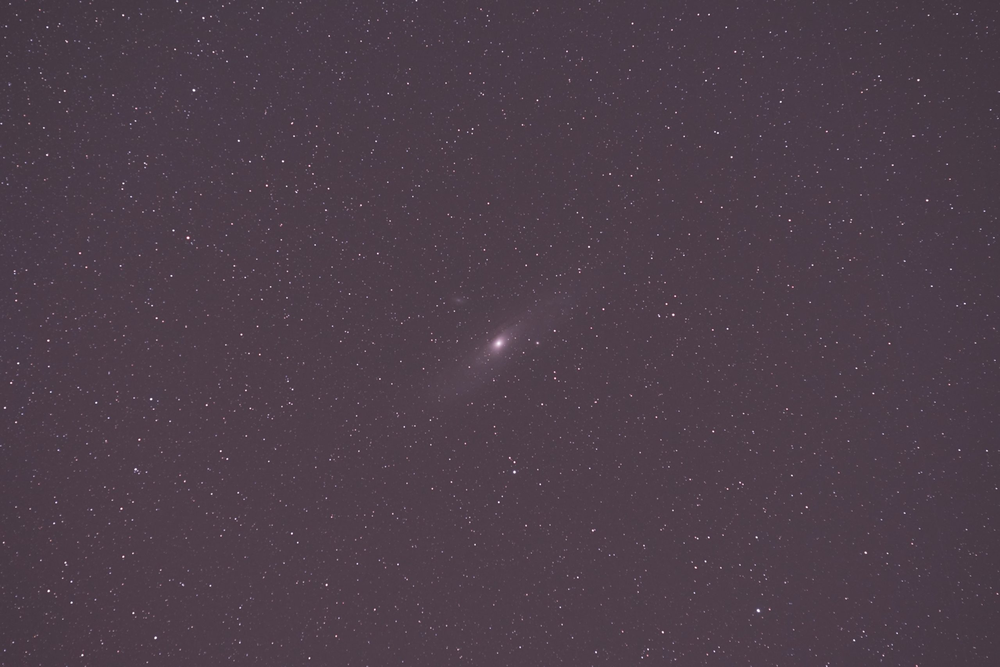
#> input picture simulations/galaxy_image.png, 1000 x 667 px, shrunk from 2560 x 1707 before the run, found by its file name
$ python real-anti-redshifter.py
#> lines starting #> are read from the running program, lines starting #| are printed output that depends on the picture
import cv2
import numpy as np


img = cv2.imread("galaxy_image.png").astype(np.float32)


b, g, r = cv2.split(img)


bg_b = cv2.GaussianBlur(b, (0, 0), 80)
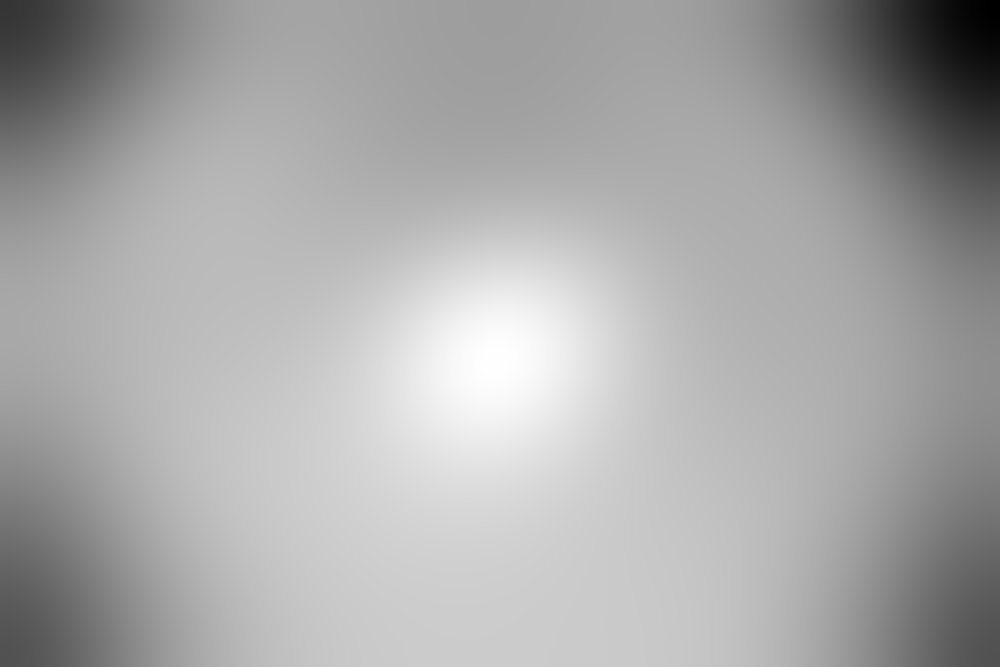
#> bg_b: shape (667, 1000) float32; min 68.63, max 76.73, mean 74; drawn with min black and max white
bg_g = cv2.GaussianBlur(g, (0, 0), 80)
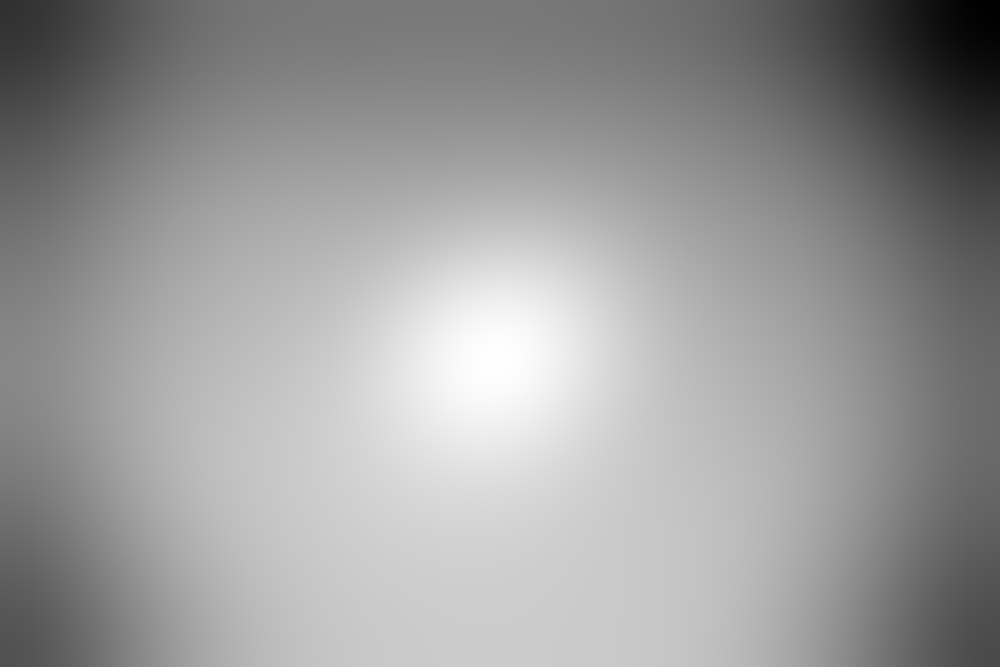
#> bg_g: shape (667, 1000) float32; min 58.07, max 65.48, mean 62.6; drawn with min black and max white
bg_r = cv2.GaussianBlur(r, (0, 0), 80)
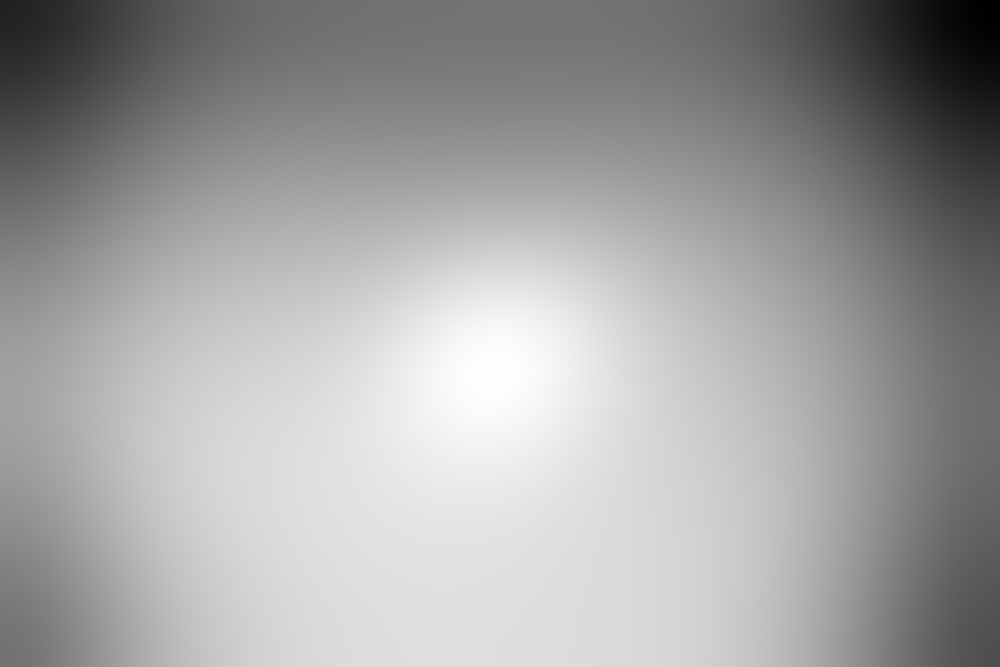
#> bg_r: shape (667, 1000) float32; min 70.47, max 81.48, mean 77.5; drawn with min black and max white


b2 = b - bg_b
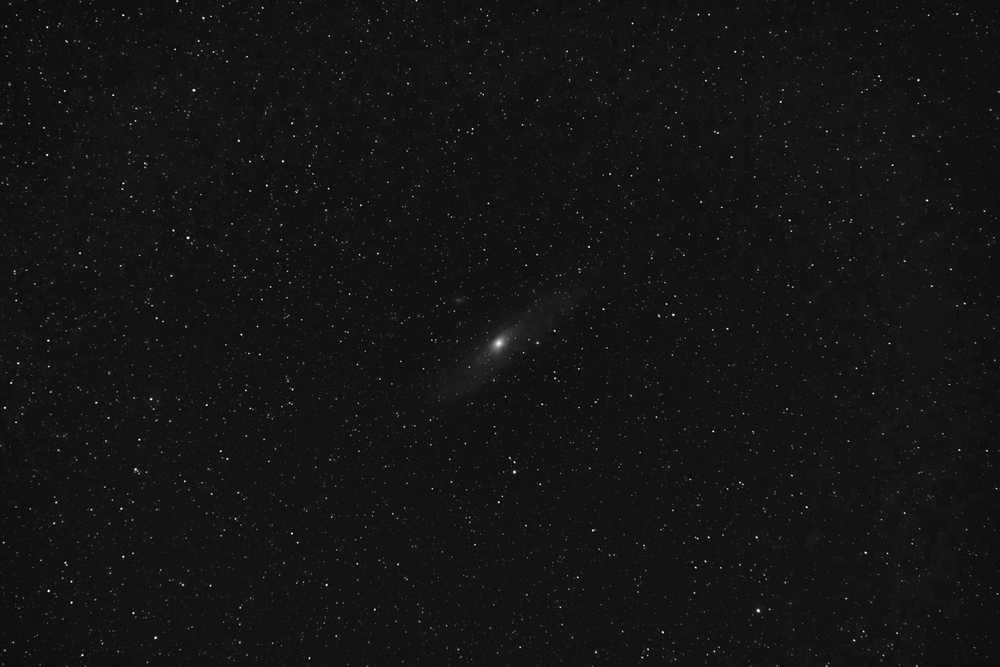
#> b2: shape (667, 1000) float32; min -16.39, max 183.1, mean 0; drawn with min black and max white
g2 = g - bg_g
r2 = r - bg_r

def norm(x):
    return cv2.normalize(x, None, 0, 255, cv2.NORM_MINMAX)

b2 = norm(b2)
g2 = norm(g2)
r2 = norm(r2)


out = cv2.merge([b2, g2, r2]).astype(np.uint8)

img = cv2.cvtColor(out, cv2.COLOR_BGR2HSV)
#> img: shape (667, 1000, 3); mean H, S, V 49.7, 28.5, 22.6

h, s, v = cv2.split(img)
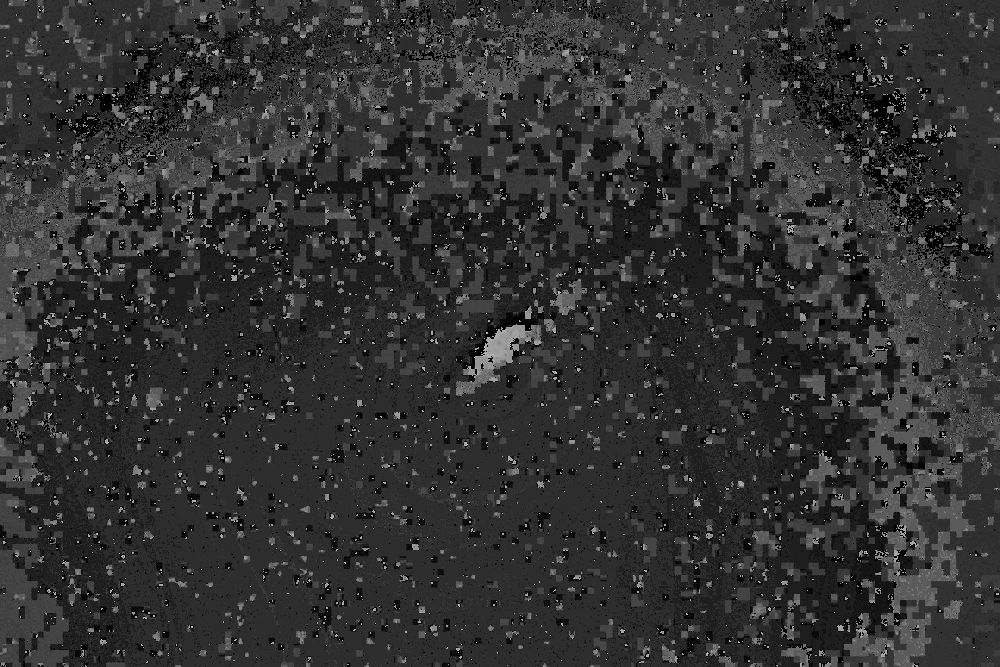
#> h: shape (667, 1000); min 0, max 179, mean 49.7
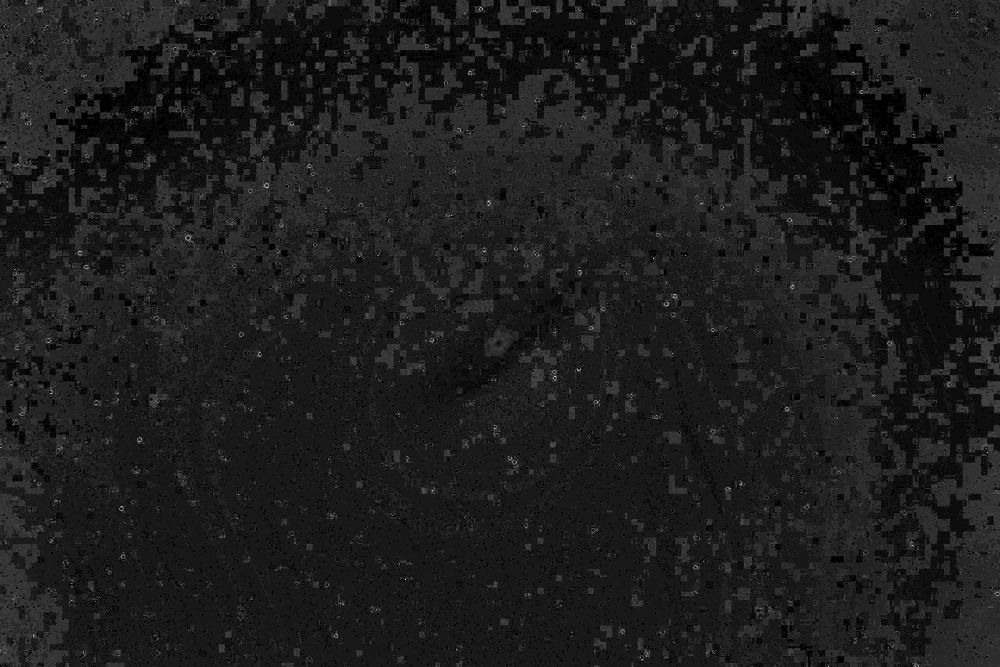
#> s: shape (667, 1000); min 0, max 255, mean 28.5

s = cv2.multiply(s, 1.5)
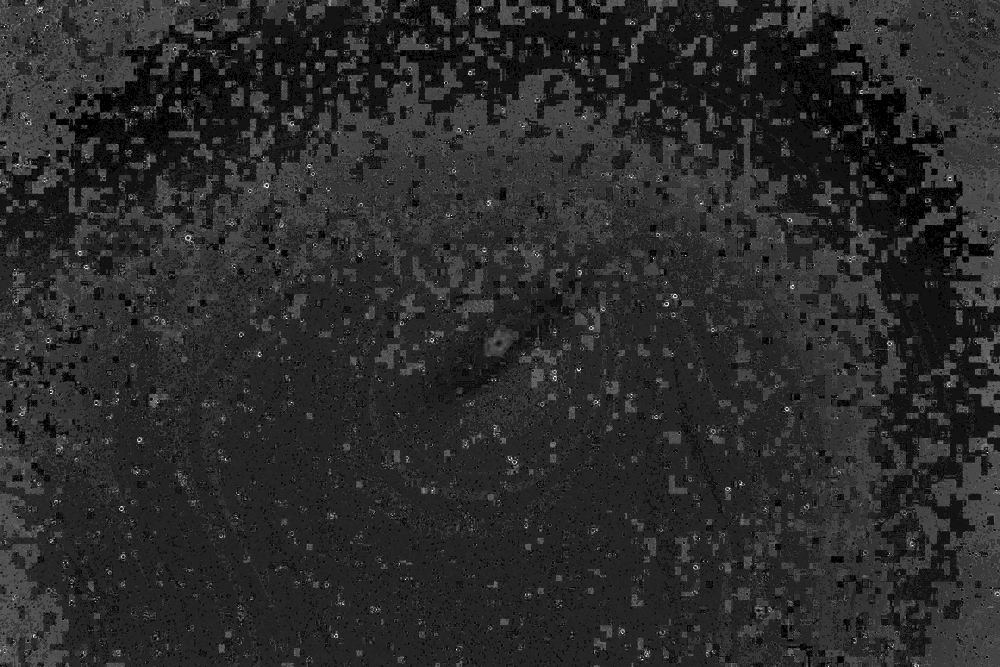
#> s: shape (667, 1000); min 0, max 255, mean 42.7
v = cv2.multiply(v, 1.5)
img = cv2.merge([h, s, v])
#> img: shape (667, 1000, 3); mean H, S, V 49.7, 42.7, 33.9
out = cv2.cvtColor(img, cv2.COLOR_HSV2BGR)

cv2.imshow("new img", out)
cv2.waitKey(0)
cv2.destroyAllWindows()
